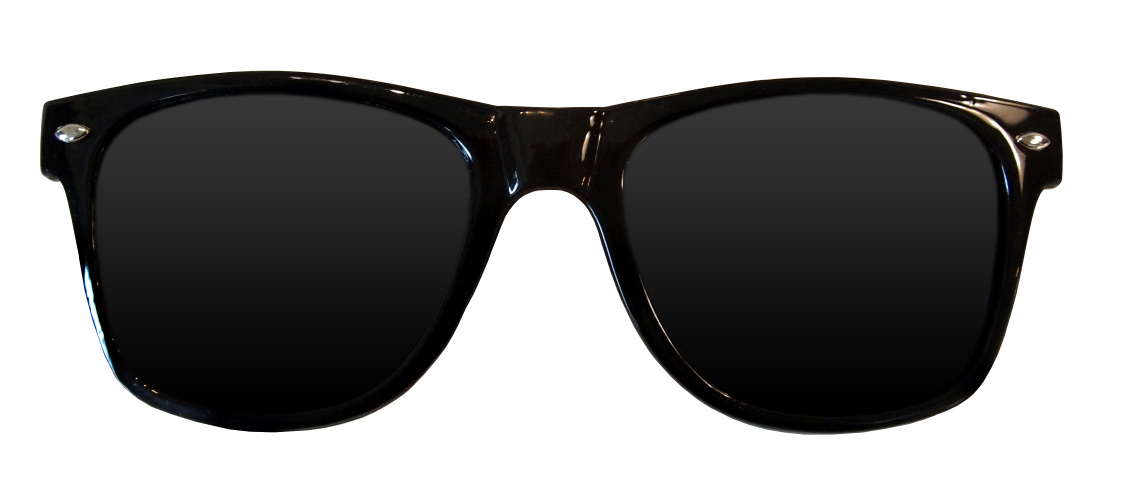
#> input picture 027 Instagram Filter/glasses.png, 3381 x 1494 px, given in place of 003 (NUS YIH).mp4, which was not available (shown at 1/3 size)
$ python 009_probabilisticHoughLine.py
#> lines starting #> are read from the running program, lines starting #| are printed output that depends on the picture; after the words box and inside, x2 and y2 are one past the last pixel; in counts of white or black regions, pixels touching at a corner belong together; pictures that were not available may be replaced by others from this repository, and a replacement may not be noted
'''
Created by LynxDigital
Please give credits for the code if used ^.^
YouTube: https://www.youtube.com/channel/UCJ7GIy9ArKLwxcLqw0j4e6w
Telegram: t.me/nikileeyyxx
______________________________
'''

import cv2
import numpy as np

#capture = cv2.VideoCapture(0) # this activates your device's camera
capture = cv2.VideoCapture("Road Clips/003 (NUS YIH).mp4")

while True:
    isSuccessful, frame = capture.read()
#> frame is the input picture: shape (1494, 3381, 3); mean B, G, R 141.9, 142.2, 142.4

    if isSuccessful:
        grayFrame = cv2.cvtColor(frame, cv2.COLOR_BGR2GRAY)
        cannyFrame = cv2.Canny(grayFrame, 150, 200, 5)
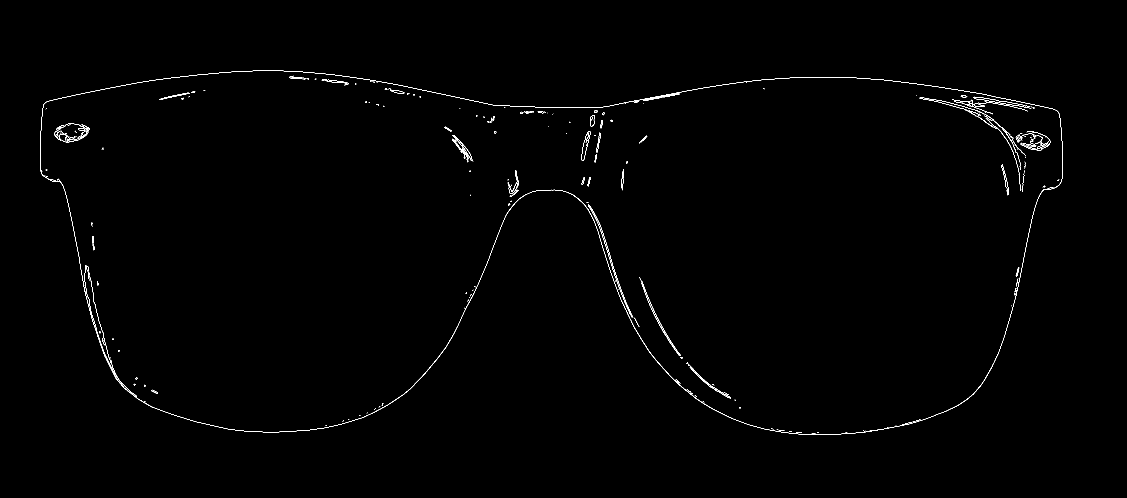
#> cannyFrame: shape (1494, 3381) (shown at 1/3 size); 0.39% white in thin lines or dots, all inside (x1, y1, x2, y2) = (120, 212, 3189, 1305)

        houghLineP = cv2.HoughLinesP(cannyFrame, 1, np.pi / 180, 100, 100, 50)
#> houghLineP = [[1699, 321, 1809, 321], [1983, 287, 2038, 277], [1914, 300, 1964, 291], [2424, 231, 2525, 231], [781, 212, 837, 212], [1270, 1125, 1316, 1071]]

        if houghLineP is not None:
            for theLines in houghLineP:
                x1, y1, x2, y2 = theLines[0]
                cv2.line(frame, (x1,y1), (x2,y2), (255,0,0), 2)
#> this loop made 6 passes

        percentScale = 0.3
        widthFrame = int(cannyFrame.shape[1] * percentScale)
#> widthFrame = 1014
        heightFrame = int(cannyFrame.shape[0] * percentScale)
#> heightFrame = 448
        dimensionFrame = (widthFrame, heightFrame)
#> dimensionFrame = (1014, 448)
        scaledFrame = cv2.resize(cannyFrame, dimensionFrame, interpolation =cv2.INTER_AREA)
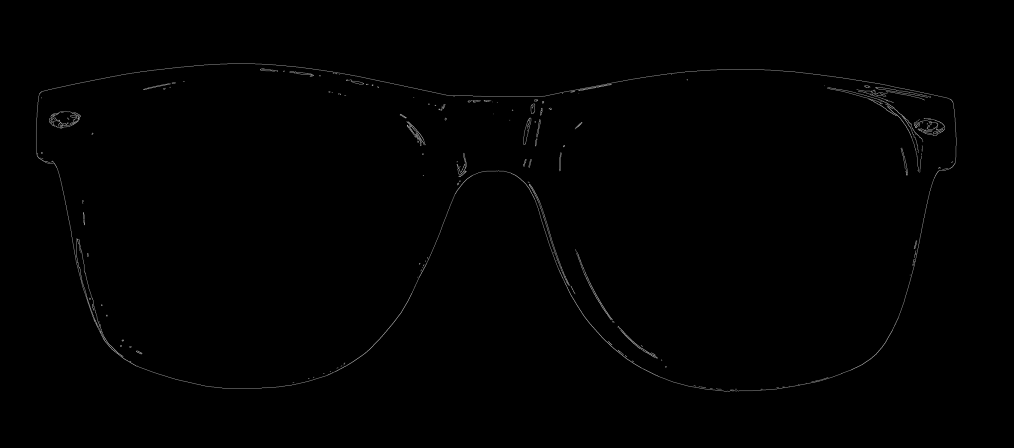
#> scaledFrame: shape (448, 1014); min 0, max 176, mean 1

        cv2.imshow("Name", scaledFrame)

    else:
        break

    if cv2.waitKey(60) == ord('q'):
#> (key q is pressed here)
        break

capture.release()
cv2.destroyAllWindows()

$ run again, on 027 Instagram Filter/hat.png
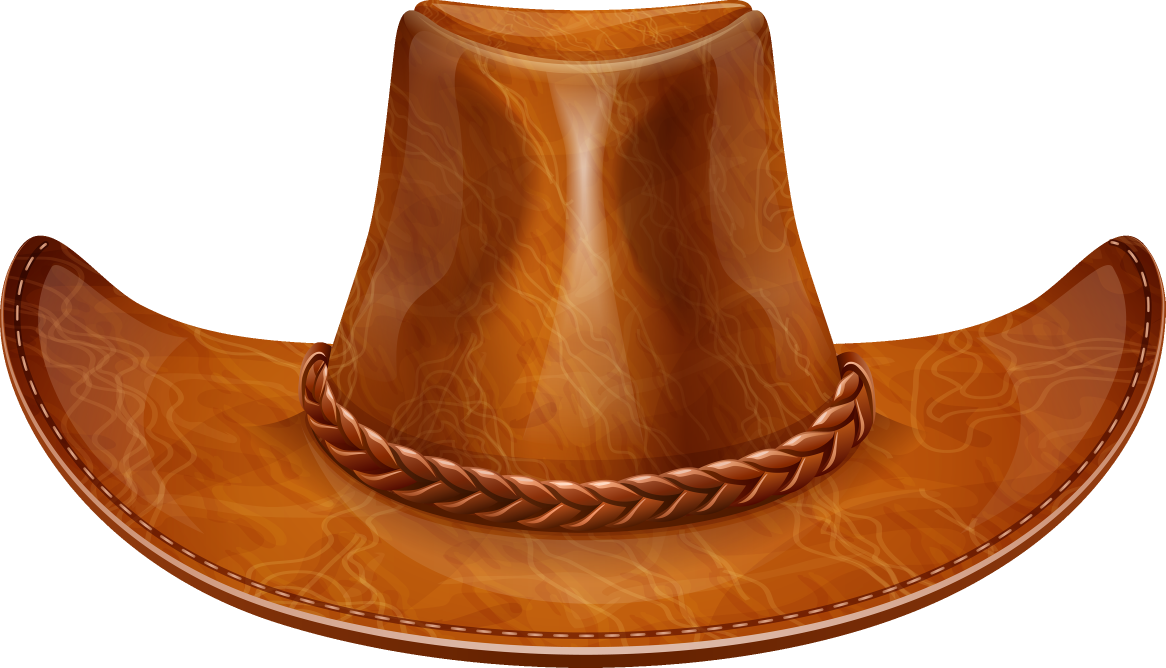
#> input picture 027 Instagram Filter/hat.png, 3497 x 2004 px, given in place of 003 (NUS YIH).mp4, which was not available (shown at 1/3 size)
#> frame is the input picture: shape (2004, 3497, 3); mean B, G, R 116.9, 148.4, 198
#> `cannyFrame = cv2.Canny(grayFrame, 150, 200, 5)`:
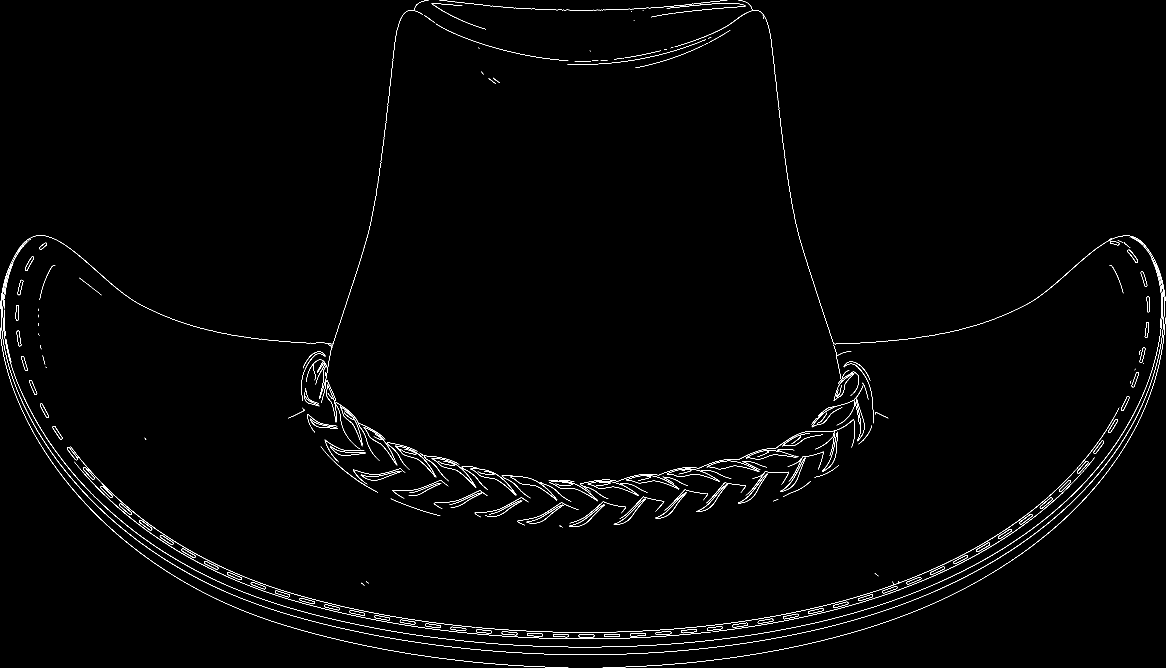
#> cannyFrame: shape (2004, 3497) (shown at 1/3 size); 0.86% white in thin lines or dots
#> houghLineP = [[1703, 1897, 1804, 1897], [517, 1620, 570, 1652], [288, 811, 347, 863], [1724, 1941, 1780, 1941], [2865, 1676, 2938, 1637], [3017, 1588, 3074, 1548], [3153, 862, 3212, 810], [572, 1653, 632, 1685], [3193, 1528, 3268, 1453]]
#> the loop `for theLines in houghLineP:` made 9 passes
#> `scaledFrame = cv2.resize(cannyFrame, dimensionFrame, interpolation =cv..`:
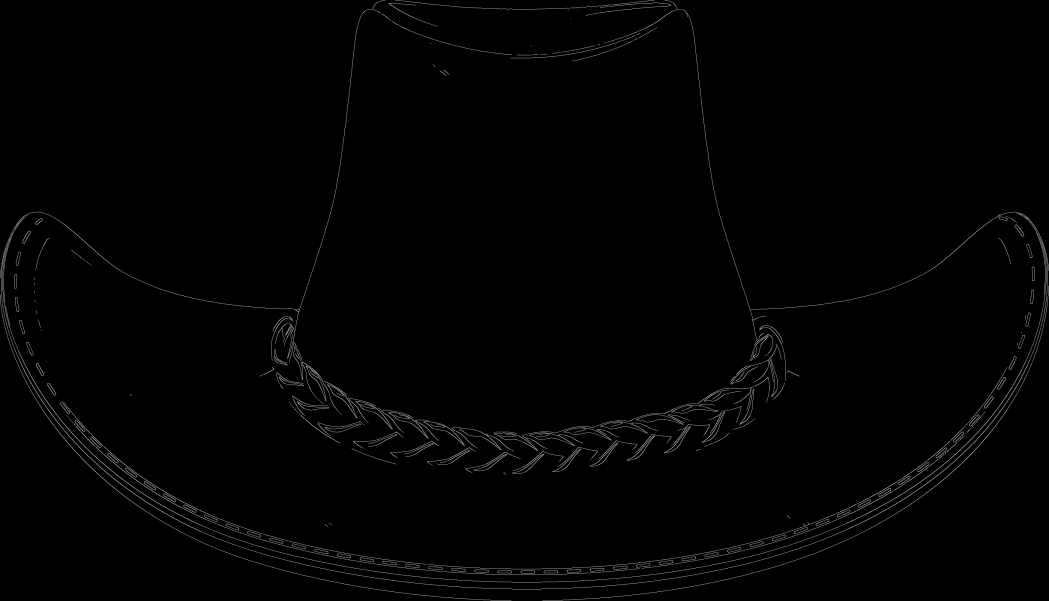
#> scaledFrame: shape (601, 1049); min 0, max 171, mean 2.2
